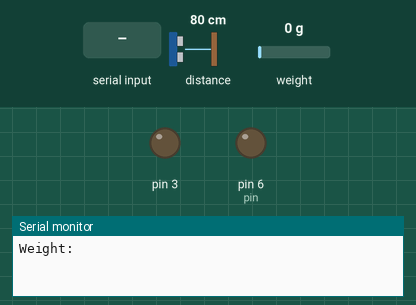
This sketch was run on a simulated Arduino Uno, built with avr-gcc and run on an emulated ATmega328P. Parts: output pins drawn as LEDs (lit = HIGH), the last lines printed to the serial monitor. The inputs (shaded band) are chosen by the test bench; at power-on: distance to the obstacle 80 cm, weight on the scale 0 g.

Above: at 3.2 s.
3.3 s: "90,45\n" received over Serial
At 6.28 s:
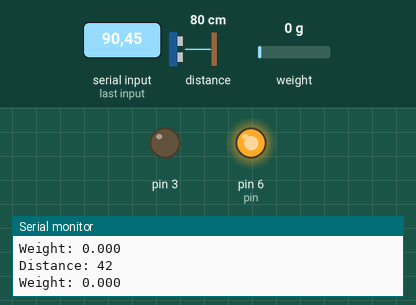
7.9 s: distance to the obstacle set to 72 cm
At 8.64 s:
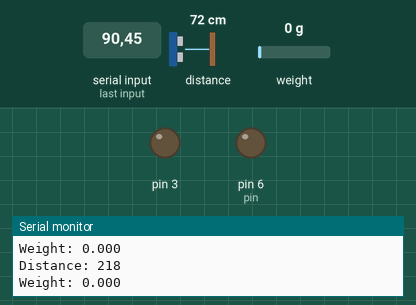
11.4 s: distance to the obstacle set to 9 cm
14.9 s: distance to the obstacle set to 6 cm
At 15.32 s:
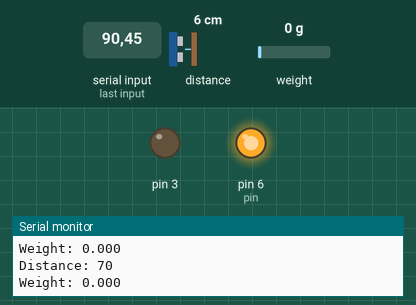
18.4 s: distance to the obstacle set to 18 cm
At 19.21 s:
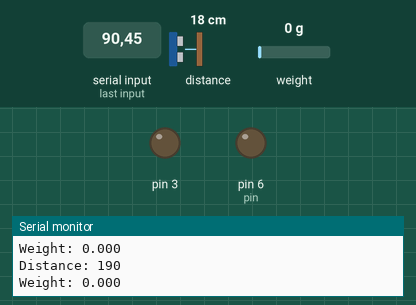
Timing chart, 0 to 21.4 s (numbered marks = the images above; inputs shaded):
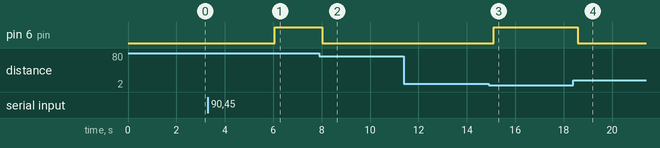

Measured:
- the behaviour switches between 76 and 75 cm on distance to the obstacle (found by bisection; images 1 and 2)
- the behaviour switches between 8 and 7 cm on distance to the obstacle (found by bisection; images 2 and 3)
- after the input at 3.3 s, pin 6 (pin): LOW → HIGH after 2.8 s
- after the input at 7.9 s, pin 6 (pin): HIGH → LOW after 0.12 s
- after the input at 14.9 s, pin 6 (pin): LOW → HIGH after 0.21 s
- after the input at 18.4 s, pin 6 (pin): HIGH → LOW after 0.19 s

The sketch:

Motor_Code6.ino
```cpp
#include <Wire.h>
#include "Adafruit_VL6180X.h"
#include "HX711.h"

const int DOUT=A1;
const int CLK=A0;

HX711 balanza;

Adafruit_VL6180X vl = Adafruit_VL6180X();

const int pin = 6;
int option;
int i;
int j;
int Setpoint;

void setup() {
  Serial.begin(9600);
  pinMode(pin, OUTPUT);
  pinMode(3, OUTPUT);

  while (!Serial) {
    delay(1);
  }

  // Serial.println("Adafruit VL6180x test!");
  if (! vl.begin()) {
    // Serial.println("Failed to find sensor");
    while (1);
  }
  // Serial.println("Sensor found!");

  balanza.begin(DOUT, CLK);
  // Serial.print("Lectura del valor del ADC:  ");
  // Serial.println(balanza.read());
  // Serial.println("No ponga ningun  objeto sobre la balanza");
  // Serial.println("Destarando...");
  // Serial.println("...");
  balanza.set_scale(128275); // Establecemos la escala
  balanza.tare(20);  //El peso actual es considerado Tara.
}

void loop() {

      Serial.print("Weight: ");
      Serial.println(balanza.get_units(20),3);
      // Serial.println(" kg");
      //delay(10);

  float lux = vl.readLux(VL6180X_ALS_GAIN_5);

  //Serial.print("Lux: "); Serial.println(lux);

  uint8_t range = vl.readRange() + 10;
  uint8_t status = vl.readRangeStatus();

  if (status == VL6180X_ERROR_NONE) {
    Serial.print("Distance: "); Serial.println(range);
  }

  if (Serial.available()) {
    int distancia = Serial.parseInt();


    while (distancia == 0) {
      distancia = Serial.parseInt();
      range = vl.readRange() + 10;
      Serial.print("Distance: "); Serial.println(range);

      Serial.print("Weight: ");
      Serial.print(balanza.get_units(20),3);
      Serial.println("");
      //Serial.println(" kg");
    }

    Serial.print("Introduced distance = ");
    Serial.println(distancia);
    for (j = 0; j < 4; j++) {
      while (distancia > range - 2) {
        analogWrite(pin, 255);
        digitalWrite(3, HIGH);   // poner el Pin en HIGH
        delay(5);               // esperar un segundo
        digitalWrite(3, LOW);    // poner el Pin en LOW
        range = vl.readRange() + 10;
        Serial.print("Distance: "); Serial.println(range);

         Serial.print("Weight: ");
         Serial.print(balanza.get_units(1),3);
         Serial.println("");
         //Serial.println(" kg");
      }
      while (distancia < range + 2) {
        analogWrite(pin, 0);
        digitalWrite(3, HIGH);   // poner el Pin en HIGH
        delay(5);               // esperar un segundo
        digitalWrite(3, LOW);    // poner el Pin en LOW
        range = vl.readRange() + 10;
        Serial.print("Distance: "); Serial.println(range);

        Serial.print("Weight: ");
        Serial.print(balanza.get_units(1),3);
        Serial.println("");
        //Serial.println(" kg");
      }
    }
  }
}
```
